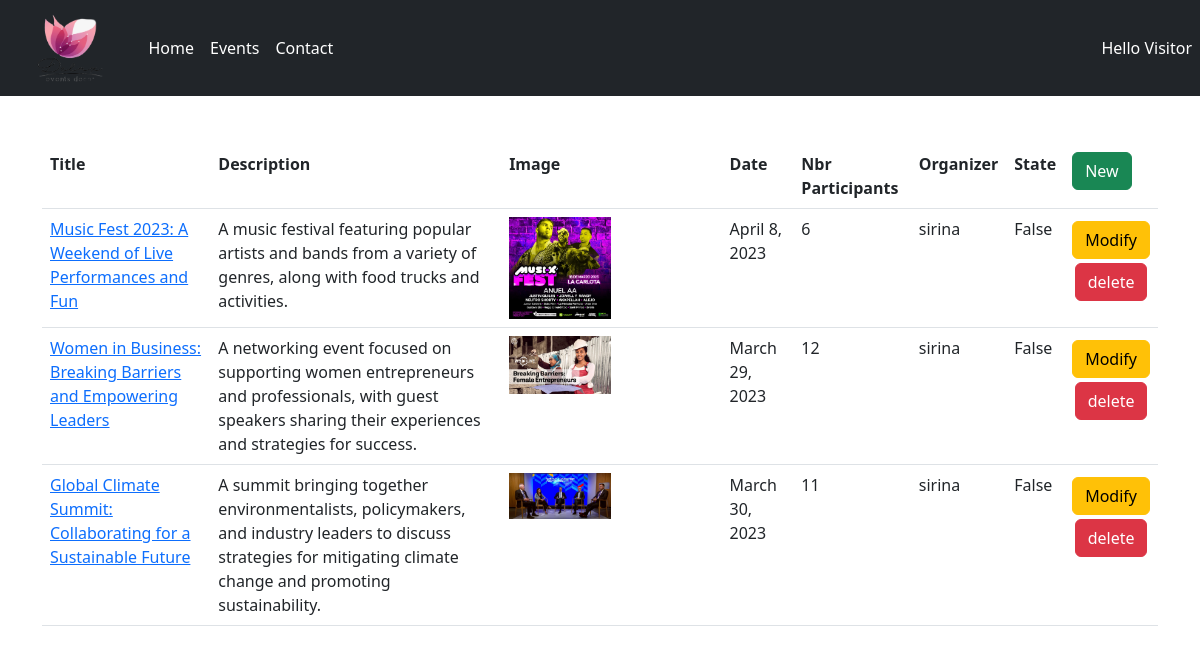
The app's page /events/listEvents/ with its own data.
### events/models.py (models this page shows, shortened)
class Event(models.Model):
    title = models.CharField("Title",default="",max_length=250)
    description = models.TextField()
    state = models.BooleanField(default=False)
    imageEvent=models.ImageField(upload_to='images/',blank=True)
    nbParticipants = models.IntegerField(default=0)
    CATEGORY_CHOICES = ( ('Music','Music'), ('sport','Sport'), ('Cinema','Cinema') )
    category = models.CharField(max_length=10 , choices=CATEGORY_CHOICES)
    dateEvent = models.DateField(validators=[is_date_valid])
    createdAt =models.DateField(auto_now_add=True)
    updatedAt = models.DateField(auto_now=True)
    organizer = models.ForeignKey(Person, on_delete=models.CASCADE)
    participants = models.ManyToManyField(
        Person,
        related_name = "participations",
        through="Participation"
    )

### Users/models.py (models this page shows)
class Person(AbstractUser):
    email = models.EmailField("Email",unique=True, validators=[is_mail_esprit])
    cin = models.CharField("Cin",primary_key=True,max_length=8,validators=[MaxLengthValidator(8),MinLengthValidator(8)])
    createdAt =models.DateField(auto_now_add=True)
    updatedAt = models.DateField(auto_now=True)

### events/views.py (the view)
# urls.py: path('listEvents/', listEvents , name="Events_list2"),
def listEvents(request):
    list = Event.objects.all()
    return render(request,
        'events/listEvents.html',
        {
        'events': list
        })

### Workshop/templates/events/listEvents.html
{% extends 'base.html' %}
{% block content %}
<table class="table table-hover mt-5">
    <tr>
        <th scope="col">Title</th>
        <th scope="col">Description</th>
        <th scope="col">Image</th>
        <th scope="col">Date</th>
        <th scope="col">Nbr Participants</th>
        <th scope="col">Organizer</th>
        <th scope="col">State</th>
        <th scope="col "><a  href="{% url 'add_event' %}" class="btn btn-success"> New</a></th>
    </tr>
    {% for event in events %}
    <tr>
        <td><a  href="{% url 'Event_details' event.id %}">{{ event.title}}</a></td>
        <td>{{ event.description}}</td>
        <td><img src="{{ event.imageEvent.url }}" class="img-fluid" style="width:50%" alt=""></td>
        <td> {{event.dateEvent}}</td>
         <td> {{event.nbParticipants}}</td>
         <td>{{event.organizer}}</td>
         <td>{{event.state}}</td>
        <td>
            <div  class="d-flex flex-column align-items-center">
            <a  class="btn btn-warning mt-1" href="{% url 'update_event' event.id %}"> Modify</a>
            <a  class="btn btn-danger mt-1" href="{% url 'delete_event' event.id %}"> delete</a>
        </div>
        </td>
    </tr>
    {% endfor %}
</table>
{% endblock %}

### records on screen
Event: title "Music Fest 2023: A Weekend of Live Performances and Fun", description "A music festival featuring popular artists and bands from a variety of genres, along with food trucks and activities.", imageEvent (picture), dateEvent "April 8, 2023", nbParticipants "6", organizer "sirina", state "False"
Event: title "Women in Business: Breaking Barriers and Empowering Leaders", description "A networking event focused on supporting women entrepreneurs and professionals, with guest speakers sharing their experiences and strategies for success.", imageEvent (placeholder picture), dateEvent "March 29, 2023", nbParticipants "12", organizer "sirina", state "False"
Event: title "Global Climate Summit: Collaborating for a Sustainable Future", description "A summit bringing together environmentalists, policymakers, and industry leaders to discuss strategies for mitigating climate change and promoting sustainability.", imageEvent (picture), dateEvent "March 30, 2023", nbParticipants "11", organizer "sirina", state "False"

### other values on screen
{{ greetings }} "Hello"
{{ username | default:"Visitor" }} "Visitor"
